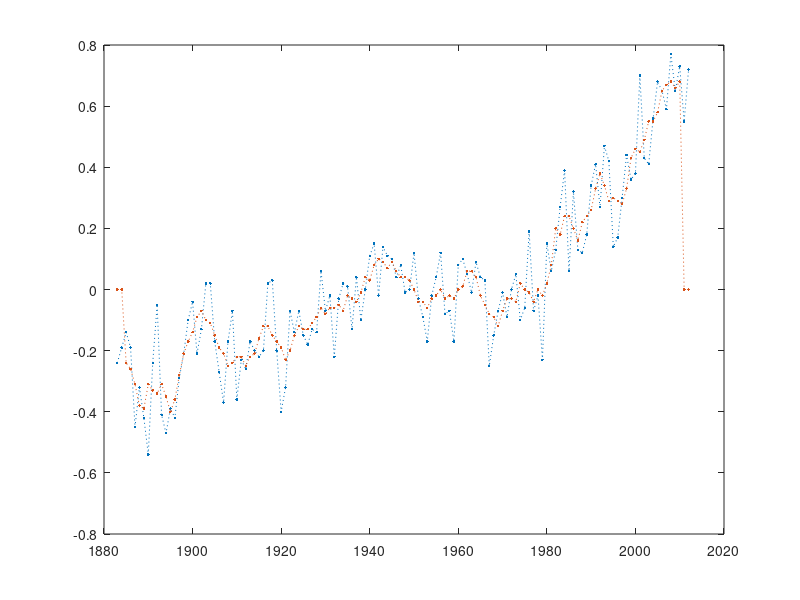

Write MATLAB code to recreate this figure.
A = [1;2;3]

B = [1,2,3;4,5,6;7,8,9]

C = B(:,2:3)

D = ones(3,1)*5

E = [B,D]

F = zeros(2,3)

% Nominal: computertypen, automarken, fussballvereine
% Ordinal: temp, alter, 

flats = [
    150000,
    152000,
    153000,
    155000,
    156000,
    160000,
    161000,
    165000,
    600000,
    1000000,
    2000000
];

mean(flats)

stream = [41,46,7,46,32,5,14,28,48,49,8,49,48,25,41,8,22,46,40,48,32,2,43,47,34,38,38,20,33,9,36,2,14,3,5,42,35,16,48,2,22,20,39,40,10,25,23,33,36,38,14,34,33,9,6,25,48,18];

min(stream)
max(stream)
mean(stream)
median(stream)
%quantile(stream,1)
stream(1:ceil(end/4))
stream(ceil(3*end/4):end)
size(stream)

boxplot(stream)




climateData = load('data/climate.mat')
%boxplot(climateData.singers)
years = 1883:2012;
plot(years,climateData.climate, ':.')